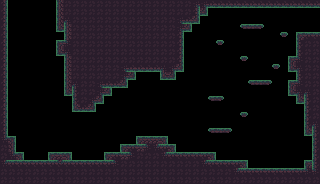

A level layout from a 2D game, rendered from its tile map. Below: a short description, then the map file with its tile-grid data intact:
An orthogonal 40x23 tile map with 8x8 px tiles, 1 tile layer (Tile Layer 1), 2 tilesets.

<map version="1.10" tiledversion="1.11.2" orientation="orthogonal" renderorder="right-down" width="40" height="23" tilewidth="8" tileheight="8" infinite="0" nextlayerid="2" nextobjectid="1">
 <editorsettings>
  <export target="level-0_room-1.csv" format="csv" />
 </editorsettings>
 <tileset firstgid="1" source="solidknight.tsx" />
 <tileset firstgid="222" source="Tileset-Forest-Ground-8x8.tsx" />
 <layer id="1" name="Tile Layer 1" width="40" height="23">
  <data encoding="csv">
40,0,0,0,0,0,0,36,37,37,37,37,37,37,37,37,37,37,37,37,37,37,37,37,23,23,24,24,24,24,24,24,24,24,24,24,24,24,24,24,
40,0,0,0,0,0,0,36,37,37,37,37,37,37,37,37,37,37,37,37,37,37,37,37,40,55,0,0,0,0,0,0,0,0,0,0,0,0,0,0,
40,0,0,0,0,0,0,36,25,37,37,37,37,37,37,37,37,37,37,37,37,37,23,24,55,0,0,0,0,0,0,0,0,0,0,0,0,0,0,0,
40,0,0,0,0,0,0,53,36,37,37,37,37,37,37,37,37,37,37,37,37,37,23,55,0,0,0,0,0,0,50,67,84,0,0,0,0,0,0,0,
40,0,0,0,0,0,0,0,36,37,37,37,37,37,37,37,37,37,37,37,37,37,40,0,0,0,0,0,0,0,0,0,0,0,0,33,0,19,58,58,
40,0,0,0,0,0,0,19,59,37,37,37,37,37,37,37,37,37,37,37,37,37,40,0,0,0,0,33,0,0,0,0,0,0,0,0,0,42,37,37,
40,0,0,0,0,0,0,53,25,37,37,37,37,37,37,37,37,37,37,37,37,37,40,0,0,0,0,0,0,0,0,0,0,0,0,0,0,42,37,37,
40,0,0,0,0,0,0,0,36,37,37,37,37,37,37,37,37,37,37,37,37,37,40,0,0,0,0,0,0,0,33,0,0,0,0,0,19,59,37,37,
40,0,0,0,0,0,0,0,36,37,37,37,37,37,37,23,24,24,24,24,25,23,55,0,0,0,0,0,0,0,0,0,0,0,33,0,53,25,37,37,
40,0,0,0,0,0,0,0,36,37,37,37,37,37,37,23,55,0,0,0,53,55,0,0,0,0,0,0,0,0,0,0,0,0,0,0,0,42,37,37,
40,0,0,0,0,0,0,0,36,25,37,37,23,24,24,55,0,0,0,0,0,0,0,0,0,0,0,0,0,0,0,50,67,84,0,0,19,59,37,37,
40,0,0,0,0,0,0,0,53,42,37,37,23,55,0,0,0,0,0,0,0,0,0,0,0,0,0,0,0,0,0,0,0,0,0,0,53,25,25,37,
40,0,0,0,0,0,0,0,0,42,37,23,55,0,0,0,0,0,0,0,0,0,0,0,0,0,50,84,0,0,0,0,0,0,0,0,52,53,42,37,
40,0,0,0,0,0,0,0,0,53,24,55,0,0,0,0,0,0,0,0,0,0,0,0,0,0,0,0,0,0,0,0,0,0,0,0,0,0,42,37,
40,0,0,0,0,0,0,0,0,0,0,0,0,0,0,0,0,0,0,0,0,0,0,0,0,0,0,0,0,0,33,0,0,0,0,0,0,0,42,37,
40,0,0,0,0,0,0,0,0,0,0,0,0,0,0,0,0,0,0,0,0,0,0,0,0,0,0,0,0,0,0,0,0,0,0,0,0,0,42,25,
40,0,0,0,0,0,0,0,0,0,0,0,0,0,0,0,0,0,0,0,0,0,0,0,0,0,50,67,84,0,0,0,0,0,0,0,0,0,53,42,
57,21,0,0,0,0,0,0,0,0,0,0,0,0,0,0,0,19,20,20,21,0,0,0,0,0,0,0,0,0,0,0,0,0,0,0,0,0,0,42,
37,38,0,0,0,0,0,0,0,0,0,0,0,0,0,19,58,20,59,57,58,21,0,0,0,0,0,0,0,0,0,0,0,0,0,0,0,0,0,42,
37,57,21,0,0,0,19,20,21,0,0,0,0,19,58,20,59,37,37,37,57,58,58,58,58,58,21,0,0,0,0,0,0,0,0,0,0,0,0,42,
57,58,58,58,58,58,58,29,58,58,58,58,58,58,59,37,37,37,37,37,37,37,37,37,37,57,58,58,58,58,21,0,0,0,0,0,0,0,19,42,
37,37,37,37,37,37,37,37,37,37,37,37,37,37,37,37,37,37,37,37,37,37,37,37,37,37,37,37,37,57,58,58,58,58,58,58,58,58,59,59,
37,37,37,37,37,37,37,37,37,37,37,37,37,37,37,37,37,37,37,37,37,37,37,37,37,37,37,37,37,37,37,37,37,37,37,37,37,37,37,37
</data>
 </layer>
</map>
